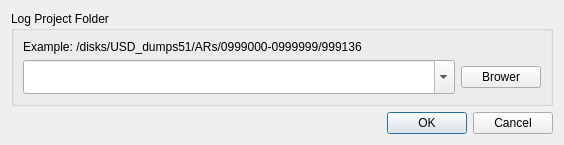
<?xml version="1.0" encoding="UTF-8"?>
<ui version="4.0">
 <class>FolderOpenDialog</class>
 <widget class="QDialog" name="FolderOpenDialog">
  <property name="geometry">
   <rect>
    <x>0</x>
    <y>0</y>
    <width>564</width>
    <height>128</height>
   </rect>
  </property>
  <property name="sizePolicy">
   <sizepolicy hsizetype="Fixed" vsizetype="Fixed">
    <horstretch>0</horstretch>
    <verstretch>0</verstretch>
   </sizepolicy>
  </property>
  <property name="maximumSize">
   <size>
    <width>564</width>
    <height>16777215</height>
   </size>
  </property>
  <property name="windowTitle">
   <string>Open Folder</string>
  </property>
  <layout class="QGridLayout" name="gridLayout">
   <item row="0" column="0">
    <widget class="QGroupBox" name="groupBox">
     <property name="title">
      <string>Log Project Folder</string>
     </property>
     <layout class="QGridLayout" name="gridLayout_2">
      <item row="1" column="0">
       <widget class="QComboBox" name="comboBox">
        <property name="sizePolicy">
         <sizepolicy hsizetype="Fixed" vsizetype="Fixed">
          <horstretch>0</horstretch>
          <verstretch>0</verstretch>
         </sizepolicy>
        </property>
        <property name="maximumSize">
         <size>
          <width>564</width>
          <height>16777215</height>
         </size>
        </property>
        <property name="styleSheet">
         <string notr="true">height: 28</string>
        </property>
        <property name="editable">
         <bool>true</bool>
        </property>
       </widget>
      </item>
      <item row="1" column="1">
       <widget class="QPushButton" name="pushButton">
        <property name="sizePolicy">
         <sizepolicy hsizetype="Fixed" vsizetype="Fixed">
          <horstretch>0</horstretch>
          <verstretch>0</verstretch>
         </sizepolicy>
        </property>
        <property name="text">
         <string>Brower</string>
        </property>
       </widget>
      </item>
      <item row="0" column="0">
       <widget class="QLabel" name="label">
        <property name="text">
         <string>Example: /disks/USD_dumps51/ARs/0999000-0999999/999136</string>
        </property>
       </widget>
      </item>
     </layout>
    </widget>
   </item>
   <item row="1" column="0">
    <widget class="QDialogButtonBox" name="buttonBox">
     <property name="orientation">
      <enum>Qt::Horizontal</enum>
     </property>
     <property name="standardButtons">
      <set>QDialogButtonBox::Cancel|QDialogButtonBox::Ok</set>
     </property>
    </widget>
   </item>
  </layout>
 </widget>
 <resources/>
 <connections>
  <connection>
   <sender>buttonBox</sender>
   <signal>accepted()</signal>
   <receiver>FolderOpenDialog</receiver>
   <slot>accept()</slot>
   <hints>
    <hint type="sourcelabel">
     <x>248</x>
     <y>254</y>
    </hint>
    <hint type="destinationlabel">
     <x>157</x>
     <y>274</y>
    </hint>
   </hints>
  </connection>
  <connection>
   <sender>buttonBox</sender>
   <signal>rejected()</signal>
   <receiver>FolderOpenDialog</receiver>
   <slot>reject()</slot>
   <hints>
    <hint type="sourcelabel">
     <x>316</x>
     <y>260</y>
    </hint>
    <hint type="destinationlabel">
     <x>286</x>
     <y>274</y>
    </hint>
   </hints>
  </connection>
 </connections>
</ui>
